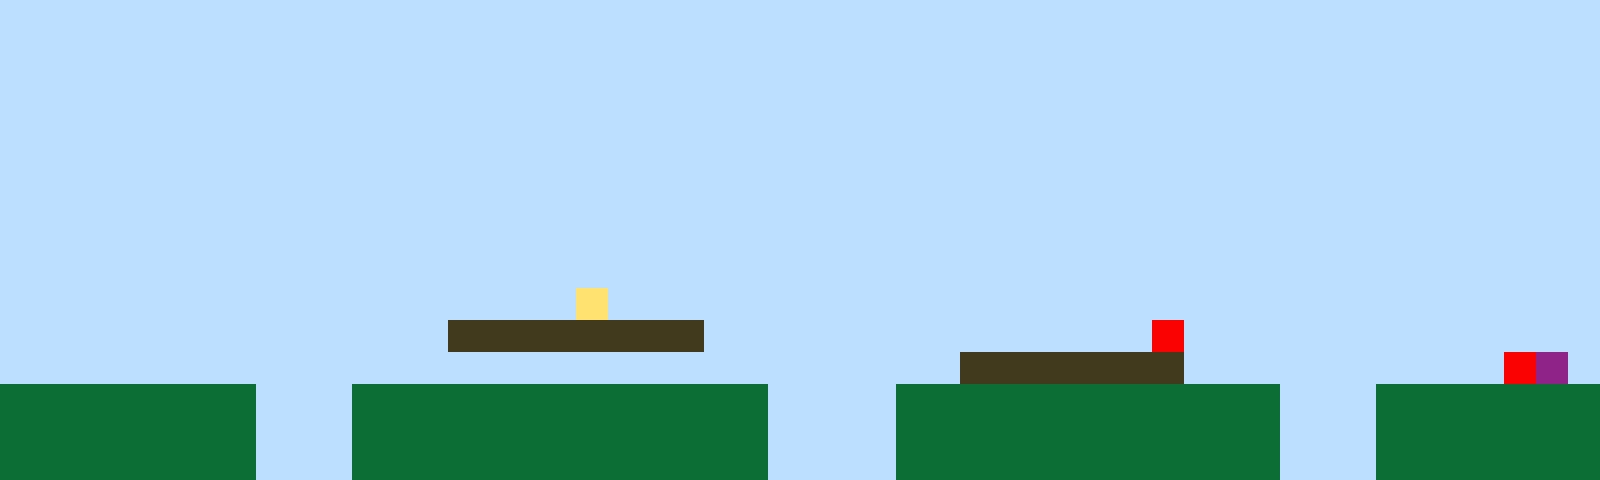

Rendered tile map (Tiled .tmx) drawn with the repository's tilesets; below, a short description and the full map source, tile grids included:
An orthogonal 50x15 tile map with 32x32 px tiles, 1 tile layer (Tile Layer 1).

<map version="1.10" tiledversion="1.11.2" orientation="orthogonal" renderorder="right-up" width="50" height="15" tilewidth="32" tileheight="32" infinite="0" nextlayerid="2" nextobjectid="1"><editorsettings><export target="map1.csv" format="csv" /></editorsettings><tileset firstgid="1" name="sprites" tilewidth="32" tileheight="32" tilecount="6" columns="3"><image source="sprites.png" width="96" height="64" /></tileset><layer id="1" name="Tile Layer 1" width="50" height="15"><data encoding="csv">1,1,1,1,1,1,1,1,1,1,1,1,1,1,1,1,1,1,1,1,1,1,1,1,1,1,1,1,1,1,1,1,1,1,1,1,1,1,1,1,1,1,1,1,1,1,1,1,1,1,1,1,1,1,1,1,1,1,1,1,1,1,1,1,1,1,1,1,1,1,1,1,1,1,1,1,1,1,1,1,1,1,1,1,1,1,1,1,1,1,1,1,1,1,1,1,1,1,1,1,1,1,1,1,1,1,1,1,1,1,1,1,1,1,1,1,1,1,1,1,1,1,1,1,1,1,1,1,1,1,1,1,1,1,1,1,1,1,1,1,1,1,1,1,1,1,1,1,1,1,1,1,1,1,1,1,1,1,1,1,1,1,1,1,1,1,1,1,1,1,1,1,1,1,1,1,1,1,1,1,1,1,1,1,1,1,1,1,1,1,1,1,1,1,1,1,1,1,1,1,1,1,1,1,1,1,1,1,1,1,1,1,1,1,1,1,1,1,1,1,1,1,1,1,1,1,1,1,1,1,1,1,1,1,1,1,1,1,1,1,1,1,1,1,1,1,1,1,1,1,1,1,1,1,1,1,1,1,1,1,1,1,1,1,1,1,1,1,1,1,1,1,1,1,1,1,1,1,1,1,1,1,1,1,1,1,1,1,1,1,1,1,1,1,1,1,1,1,1,1,1,1,1,1,1,1,1,1,1,1,1,1,1,1,1,1,1,1,1,1,1,1,1,1,1,1,1,1,1,1,1,1,1,1,1,1,1,1,1,1,1,1,1,1,1,1,1,1,1,1,1,1,1,1,1,1,1,1,1,1,1,1,1,1,1,1,1,1,1,1,1,1,1,1,1,1,1,1,1,1,1,1,1,1,1,1,1,1,1,1,1,1,1,1,1,1,1,1,1,1,1,1,1,1,1,1,1,1,1,1,1,1,1,1,1,1,1,1,1,1,1,1,1,1,1,1,1,1,1,1,1,1,1,1,1,1,1,1,1,1,1,1,1,1,1,1,1,1,1,1,1,1,1,1,1,1,1,1,1,1,1,1,1,1,1,1,1,1,4,1,1,1,1,1,1,1,1,1,1,1,1,1,1,1,1,1,1,1,1,1,1,1,1,1,1,1,1,1,1,1,1,1,1,1,1,1,1,1,1,1,1,1,1,1,3,3,3,3,3,3,3,3,1,1,1,1,1,1,1,1,1,1,1,1,1,1,5,1,1,1,1,1,1,1,1,1,1,1,1,1,1,1,1,1,1,1,1,1,1,1,1,1,1,1,1,1,1,1,1,1,1,1,1,1,1,1,1,1,1,1,3,3,3,3,3,3,3,1,1,1,1,1,1,1,1,1,1,5,6,1,2,2,2,2,2,2,2,2,1,1,1,2,2,2,2,2,2,2,2,2,2,2,2,2,1,1,1,1,2,2,2,2,2,2,2,2,2,2,2,2,1,1,1,2,2,2,2,2,2,2,2,2,2,2,2,2,2,2,1,1,1,2,2,2,2,2,2,2,2,2,2,2,2,2,1,1,1,1,2,2,2,2,2,2,2,2,2,2,2,2,1,1,1,2,2,2,2,2,2,2,2,2,2,2,2,2,2,2,1,1,1,2,2,2,2,2,2,2,2,2,2,2,2,2,1,1,1,1,2,2,2,2,2,2,2,2,2,2,2,2,1,1,1,2,2,2,2,2,2,2</data></layer></map>
